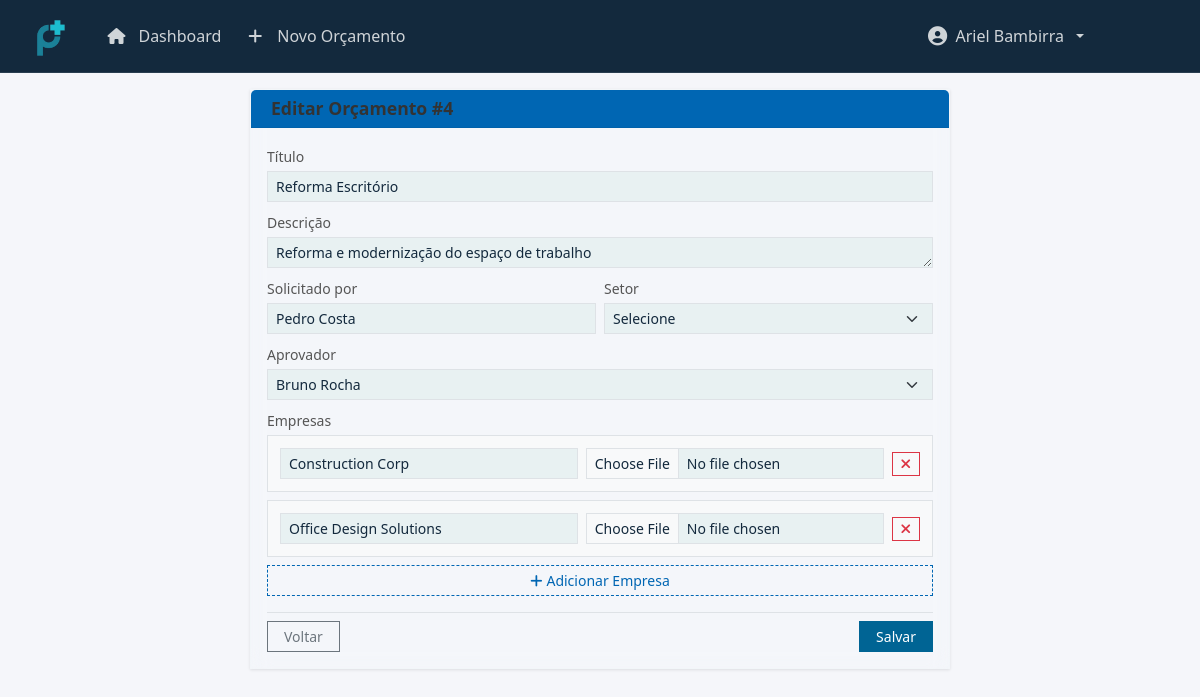
Page /budget/4/edit (signed in) on the earlier database version.
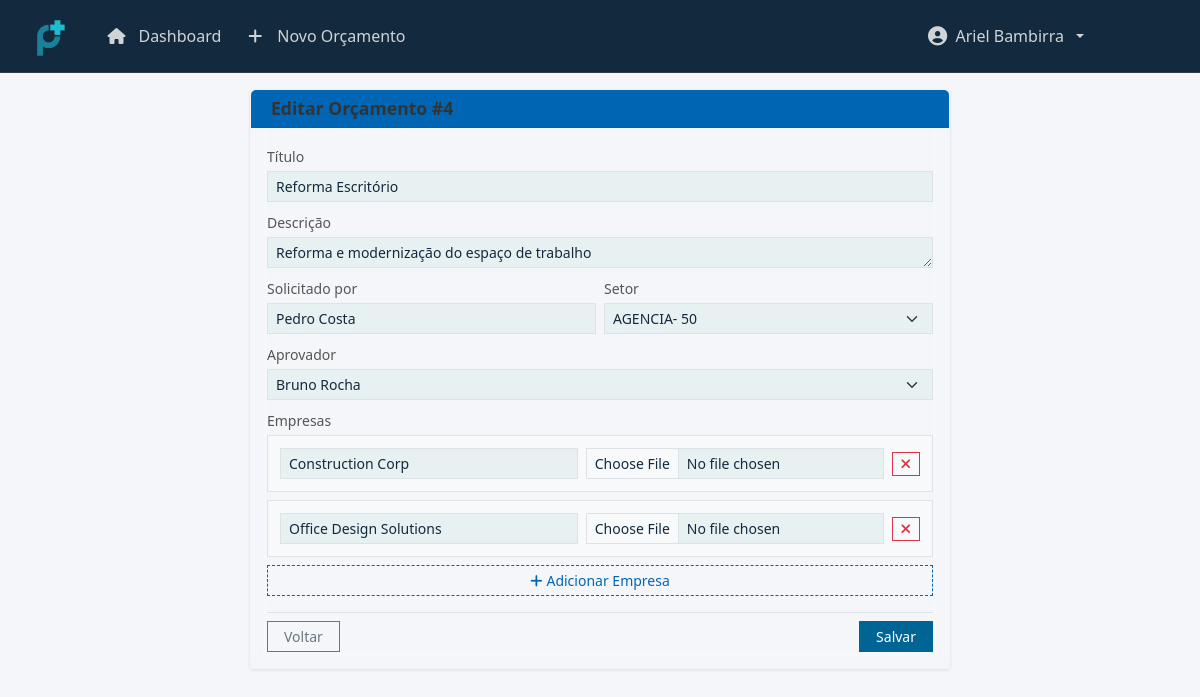
Same page on the later database version.
### models.py (models this page shows, shortened)
class Company(db.Model):
    id = db.Column(db.Integer, primary_key=True)
    name = db.Column(db.String(100), nullable=False)
    budget_id = db.Column(db.Integer, db.ForeignKey('budget.id'), nullable=False)
    attachment_filename = db.Column(db.String(200))
    attachment_path = db.Column(db.String(500))

class Budget(db.Model):
    id = db.Column(db.Integer, primary_key=True)
    title = db.Column(db.String(100), nullable=False)
    description = db.Column(db.Text, nullable=False)
    requested_name = db.Column(db.String(100), nullable=False)  # Nome do Cadastrador
    solicitado = db.Column(db.String(100), nullable=False)  # Nome do Solicitante
    sector = db.Column(db.String(100), nullable=False)  # Setor (antigo agency)
    status = db.Column(db.String(20), default='pendente')
    request_date = db.Column(db.DateTime, default=datetime.utcnow)
    solicitante_id = db.Column(db.Integer, db.ForeignKey('user.id'), nullable=False)
    aprovador_id = db.Column(db.Integer, db.ForeignKey('user.id'), nullable=False)
    companies = db.relationship('Company', backref='budget', lazy=True, cascade='all, delete-orphan')

class User(UserMixin, db.Model):
    id = db.Column(db.Integer, primary_key=True)
    name = db.Column(db.String(100), nullable=False)
    email = db.Column(db.String(120), unique=True, nullable=False)
    password = db.Column(db.String(200), nullable=False)
    contact = db.Column(db.String(20))
    role = db.Column(db.String(20), nullable=False)  # 'administrador', 'aprovador', 'solicitante'
    is_active = db.Column(db.Boolean, default=True)
    budgets_requested = db.relationship('Budget', backref='solicitante', lazy=True, foreign_keys='Budget.solicitante_id')
    budgets_approved = db.relationship('Budget', backref='aprovador', lazy=True, foreign_keys='Budget.aprovador_id')

class Sector(db.Model):
    id = db.Column(db.Integer, primary_key=True)
    name = db.Column(db.String(100), nullable=False, unique=True)
    created_at = db.Column(db.DateTime, default=datetime.utcnow)

### routes.py (the view, shortened to what this page needs)
@app.route('/budget/<int:id>/edit', methods=['GET', 'POST'])
@login_required
def edit_budget(id):
    budget = Budget.query.get_or_404(id)
    if current_user.role != 'solicitante' or budget.solicitante_id != current_user.id or budget.status != 'pendente':
        flash('Você não tem permissão para editar este orçamento.', 'error')
        return redirect(url_for('dashboard'))
    sectors = Sector.query.order_by(Sector.name).all()
    aprovadores = User.query.filter_by(role='aprovador', is_active=True).order_by(User.name).all()
    return render_template('edit_budget.html',
                         budget=budget,
                         sectors=sectors,
                         aprovadores=aprovadores)

### app.py (called while the page is built)
def create_app():
    app = Flask(__name__)
    app.config.from_object(Config)
    if not os.path.exists(app.config['UPLOAD_FOLDER']):
        os.makedirs(app.config['UPLOAD_FOLDER'])
    db.init_app(app)
    login_manager.init_app(app)
    mail.init_app(app)
    migrate.init_app(app, db)
    csrf.init_app(app)
    login_manager.login_view = 'login'
    @login_manager.user_loader
    def load_user(user_id):
        from models import User
        return User.query.get(int(user_id))
    return app

### templates/edit_budget.html (shortened to what the changed rows need)
{% extends "base.html" %}
{% block content %}
<div class="container mt-3">
    <div class="card">
        <div class="card-header bg-primary text-white py-2">
            <h5 class="mb-0">Editar Orçamento #{{ budget.id }}</h5>
        </div>
        <div class="card-body p-3">
            <form method="POST" action="{{ url_for('edit_budget', id=budget.id) }}" enctype="multipart/form-data">
                <div class="row g-2">
                    <div class="col-12">
                        <label class="form-label small">Título</label>
                        <input type="text" class="form-control form-control-sm" id="title" name="title" value="{{ budget.title }}" required>
                    </div>
                    <div class="col-12">
                        <label class="form-label small">Descrição</label>
                        <textarea class="form-control form-control-sm" id="description" name="description" rows="2" required>{{ budget.description }}</textarea>
                    </div>
                    <div class="col-md-6">
                        <label class="form-label small">Solicitado por</label>
                        <input type="text" class="form-control form-control-sm" id="solicitado" name="solicitado" value="{{ budget.solicitado }}" required>
                    </div>
                    <div class="col-md-6">
                        <label class="form-label small">Setor</label>
                        <select class="form-select form-select-sm" name="sector" id="sector" required>
                            <option value="">Selecione</option>
                            {% for setor in sectors %}
                            <option value="{{ setor.name }}" {% if setor.name == budget.sector %}selected{% endif %}>{{ setor.name }}</option>
                            {% endfor %}
                        </select>
                    </div>
                    <div class="col-12">
                        <label class="form-label small">Aprovador</label>
                        <select class="form-select form-select-sm" name="aprovador_id" id="aprovador_id" required>
                            {% for aprovador in aprovadores %}
                            <option value="{{ aprovador.id }}" {% if aprovador.id == budget.aprovador_id %}selected{% endif %}>{{ aprovador.name }}</option>
                            {% endfor %}
                        </select>
                    </div>
                    <div class="col-12">
                        <div id="companies-container" class="mb-2">
                            {% for company in budget.companies %}
                            <div class="company-entry show">
                                <div class="row g-2 align-items-center">
                                    <div class="col">
                                        <input type="text"
                                               name="companies[][name]"
                                               class="form-control form-control-sm"
                                               placeholder="Nome da Empresa"
                                               value="{{ company.name }}"
                                               required>
                                    </div>
                                    <div class="col">
                                        <input type="file"
                                               name="companies[][attachment]"
                                               class="form-control form-control-sm"
                                               accept=".pdf,.doc,.docx,.xls,.xlsx">
                                    </div>
                                    <div class="col-auto">
                                        <button type="button"
                                                class="btn btn-outline-danger btn-remove-company"
                                                onclick="removeCompany(this)">
                                            <i class="fas fa-times"></i>
                                        </button>
                                    </div>
                                </div>
                            </div>
                            {% endfor %}
                        </div>
                    </div>
                </div>
            </form>
        </div>
    </div>
</div>
{% endblock %}

Differences in the rows shown:
changed Budget "Reforma Escritório": sector (not shown) → "AGENCIA- 50"
Other differences:
form field sector: "Selecione" → (not shown)
